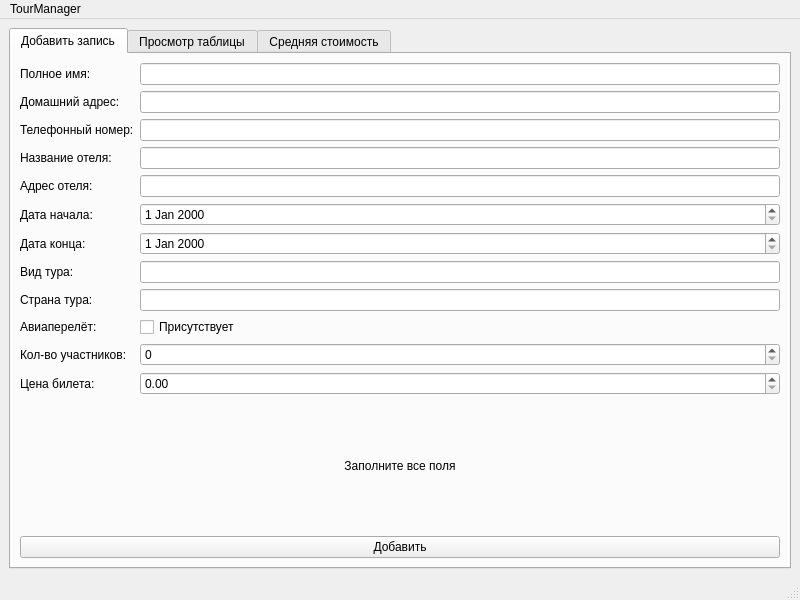
<?xml version="1.0" encoding="UTF-8"?>
<ui version="4.0">
 <class>MainWindow</class>
 <widget class="QMainWindow" name="MainWindow">
  <property name="geometry">
   <rect>
    <x>0</x>
    <y>0</y>
    <width>800</width>
    <height>600</height>
   </rect>
  </property>
  <property name="windowTitle">
   <string>MainWindow</string>
  </property>
  <widget class="QWidget" name="centralwidget">
   <layout class="QVBoxLayout" name="verticalLayout">
    <item>
     <widget class="QTabWidget" name="tabWidget">
      <property name="currentIndex">
       <number>0</number>
      </property>
      <widget class="QWidget" name="addRecordTab">
       <attribute name="title">
        <string>Добавить запись</string>
       </attribute>
       <layout class="QVBoxLayout" name="verticalLayout_6">
        <item>
         <layout class="QVBoxLayout" name="addVerticalLayout">
          <item>
           <layout class="QFormLayout" name="recordFormLayout">
            <item row="0" column="0">
             <widget class="QLabel" name="recordFullNameLabel">
              <property name="text">
               <string>Полное имя:</string>
              </property>
             </widget>
            </item>
            <item row="0" column="1">
             <widget class="QLineEdit" name="recordFullNameLineEdit"/>
            </item>
            <item row="1" column="0">
             <widget class="QLabel" name="recordHomeAddressLabel">
              <property name="text">
               <string>Домашний адрес:</string>
              </property>
             </widget>
            </item>
            <item row="1" column="1">
             <widget class="QLineEdit" name="recordHomeAddressLineEdit"/>
            </item>
            <item row="2" column="0">
             <widget class="QLabel" name="recordPhoneNumberLabel">
              <property name="text">
               <string>Телефонный номер:</string>
              </property>
             </widget>
            </item>
            <item row="2" column="1">
             <widget class="QLineEdit" name="recordPhoneNumberLineEdit"/>
            </item>
            <item row="3" column="0">
             <widget class="QLabel" name="recordHotelNameLabel">
              <property name="text">
               <string>Название отеля:</string>
              </property>
             </widget>
            </item>
            <item row="3" column="1">
             <widget class="QLineEdit" name="recordHotelNameLineEdit"/>
            </item>
            <item row="4" column="0">
             <widget class="QLabel" name="recordHotelAddressLabel">
              <property name="text">
               <string>Адрес отеля:</string>
              </property>
             </widget>
            </item>
            <item row="4" column="1">
             <widget class="QLineEdit" name="recordHotelAddressLineEdit"/>
            </item>
            <item row="5" column="0">
             <widget class="QLabel" name="recordStartDateLabel">
              <property name="text">
               <string>Дата начала:</string>
              </property>
             </widget>
            </item>
            <item row="5" column="1">
             <widget class="QDateEdit" name="recordStartDateDateEdit"/>
            </item>
            <item row="6" column="0">
             <widget class="QLabel" name="recordEndDateLabel">
              <property name="text">
               <string>Дата конца:</string>
              </property>
             </widget>
            </item>
            <item row="6" column="1">
             <widget class="QDateEdit" name="recordEndDateDateEdit"/>
            </item>
            <item row="7" column="0">
             <widget class="QLabel" name="recordTypeLabel">
              <property name="text">
               <string>Вид тура:</string>
              </property>
             </widget>
            </item>
            <item row="7" column="1">
             <widget class="QLineEdit" name="recordTypeLineEdit"/>
            </item>
            <item row="8" column="0">
             <widget class="QLabel" name="recordCountryLabel">
              <property name="text">
               <string>Страна тура:</string>
              </property>
             </widget>
            </item>
            <item row="8" column="1">
             <widget class="QLineEdit" name="recordCountryLineEdit"/>
            </item>
            <item row="9" column="0">
             <widget class="QLabel" name="recordHasFlightLabel">
              <property name="text">
               <string>Авиаперелёт:</string>
              </property>
             </widget>
            </item>
            <item row="9" column="1">
             <widget class="QCheckBox" name="recordHasFlightCheckBox">
              <property name="text">
               <string>Присутствует</string>
              </property>
             </widget>
            </item>
            <item row="10" column="0">
             <widget class="QLabel" name="recordParticipantsLabel">
              <property name="text">
               <string>Кол-во участников:</string>
              </property>
             </widget>
            </item>
            <item row="10" column="1">
             <widget class="QSpinBox" name="recordParticipantsSpinBox"/>
            </item>
            <item row="11" column="0">
             <widget class="QLabel" name="recordPriceLabel">
              <property name="text">
               <string>Цена билета:</string>
              </property>
             </widget>
            </item>
            <item row="11" column="1">
             <widget class="QDoubleSpinBox" name="recordPriceDoubleSpinBox"/>
            </item>
           </layout>
          </item>
          <item>
           <widget class="QLabel" name="recordFeedbackLabel">
            <property name="text">
             <string>Заполните все поля</string>
            </property>
            <property name="alignment">
             <set>Qt::AlignmentFlag::AlignCenter</set>
            </property>
           </widget>
          </item>
          <item>
           <widget class="QPushButton" name="addRecordPushButton">
            <property name="text">
             <string>Добавить</string>
            </property>
           </widget>
          </item>
         </layout>
        </item>
       </layout>
      </widget>
      <widget class="QWidget" name="tabTable">
       <attribute name="title">
        <string>Просмотр таблицы</string>
       </attribute>
       <layout class="QVBoxLayout" name="verticalLayout_9">
        <item>
         <layout class="QVBoxLayout" name="tableVerticalLayout">
          <item>
           <layout class="QHBoxLayout" name="tableHorizontalLayout">
            <item>
             <layout class="QFormLayout" name="tableFormLayout">
              <item row="0" column="0">
               <widget class="QLabel" name="tableStartDateLabel">
                <property name="text">
                 <string>Дата начала:</string>
                </property>
               </widget>
              </item>
              <item row="0" column="1">
               <widget class="QDateEdit" name="tableStartDateDateEdit"/>
              </item>
              <item row="1" column="0">
               <widget class="QLabel" name="tableEndDateLabel">
                <property name="text">
                 <string>Дата конца:</string>
                </property>
               </widget>
              </item>
              <item row="1" column="1">
               <widget class="QDateEdit" name="tableEndDateDateEdit"/>
              </item>
              <item row="2" column="0">
               <widget class="QLabel" name="tableTypeLabel">
                <property name="text">
                 <string>Вид тура:</string>
                </property>
               </widget>
              </item>
              <item row="2" column="1">
               <widget class="QLineEdit" name="tableTypeLineEdit"/>
              </item>
              <item row="3" column="0">
               <widget class="QLabel" name="tableCountryLabel">
                <property name="text">
                 <string>Страна тура:</string>
                </property>
               </widget>
              </item>
              <item row="3" column="1">
               <widget class="QLineEdit" name="tableCountryLineEdit"/>
              </item>
              <item row="4" column="0">
               <widget class="QLabel" name="tableHasFlightLabel">
                <property name="text">
                 <string>Авиаперелёт:</string>
                </property>
               </widget>
              </item>
              <item row="5" column="0">
               <widget class="QLabel" name="tableParticipantsLabel">
                <property name="text">
                 <string>Кол-во участников:</string>
                </property>
               </widget>
              </item>
              <item row="5" column="1">
               <widget class="QSpinBox" name="tableParticipantsSpinBox"/>
              </item>
              <item row="6" column="0">
               <widget class="QLabel" name="tablePriceLabel">
                <property name="text">
                 <string>Цена билета:</string>
                </property>
               </widget>
              </item>
              <item row="6" column="1">
               <widget class="QDoubleSpinBox" name="tablePriceDoubleSpinBox"/>
              </item>
              <item row="4" column="1">
               <widget class="QCheckBox" name="tableHasFlightCheckBox">
                <property name="text">
                 <string>Присутствует</string>
                </property>
               </widget>
              </item>
             </layout>
            </item>
            <item>
             <layout class="QVBoxLayout" name="tableSearchVerticalLayout">
              <item>
               <widget class="QLabel" name="findLabel">
                <property name="text">
                 <string>Пустое поле - любое значение</string>
                </property>
               </widget>
              </item>
              <item>
               <widget class="QPushButton" name="tableFindPushButton">
                <property name="text">
                 <string>Найти</string>
                </property>
               </widget>
              </item>
             </layout>
            </item>
           </layout>
          </item>
          <item>
           <widget class="QTableWidget" name="tableTableWidget">
            <property name="columnCount">
             <number>13</number>
            </property>
            <column>
             <property name="text">
              <string>id</string>
             </property>
            </column>
            <column>
             <property name="text">
              <string>Полное имя</string>
             </property>
            </column>
            <column>
             <property name="text">
              <string>Домашний адресс</string>
             </property>
            </column>
            <column>
             <property name="text">
              <string>Телефонный номер</string>
             </property>
            </column>
            <column>
             <property name="text">
              <string>Название отеля</string>
             </property>
            </column>
            <column>
             <property name="text">
              <string>Адресс отеля</string>
             </property>
            </column>
            <column>
             <property name="text">
              <string>Дата начала</string>
             </property>
            </column>
            <column>
             <property name="text">
              <string>Дата конца</string>
             </property>
            </column>
            <column>
             <property name="text">
              <string>Вид</string>
             </property>
            </column>
            <column>
             <property name="text">
              <string>Страна</string>
             </property>
            </column>
            <column>
             <property name="text">
              <string>Авиаперелёт</string>
             </property>
            </column>
            <column>
             <property name="text">
              <string>Кол-во участников</string>
             </property>
            </column>
            <column>
             <property name="text">
              <string>Цена билета</string>
             </property>
            </column>
           </widget>
          </item>
         </layout>
        </item>
       </layout>
      </widget>
      <widget class="QWidget" name="averagePriceTab">
       <attribute name="title">
        <string>Средняя стоимость</string>
       </attribute>
       <layout class="QVBoxLayout" name="verticalLayout_4">
        <item>
         <layout class="QVBoxLayout" name="averageVerticalLayout">
          <item>
           <layout class="QHBoxLayout" name="averageResultHorizontalLayout">
            <item>
             <widget class="QLabel" name="averageAveragePriceLabel">
              <property name="text">
               <string>Средняя стомость:</string>
              </property>
              <property name="alignment">
               <set>Qt::AlignmentFlag::AlignRight|Qt::AlignmentFlag::AlignTrailing|Qt::AlignmentFlag::AlignVCenter</set>
              </property>
             </widget>
            </item>
            <item>
             <widget class="QLabel" name="averageResultLabel">
              <property name="text">
               <string>-</string>
              </property>
              <property name="alignment">
               <set>Qt::AlignmentFlag::AlignLeading|Qt::AlignmentFlag::AlignLeft|Qt::AlignmentFlag::AlignVCenter</set>
              </property>
             </widget>
            </item>
           </layout>
          </item>
          <item>
           <layout class="QHBoxLayout" name="averageFiltersHorizontalLayout">
            <item>
             <layout class="QFormLayout" name="averageFormLayout">
              <property name="formAlignment">
               <set>Qt::AlignmentFlag::AlignLeading|Qt::AlignmentFlag::AlignLeft|Qt::AlignmentFlag::AlignVCenter</set>
              </property>
              <item row="0" column="0">
               <widget class="QLabel" name="averageTypeLabel">
                <property name="text">
                 <string>Вид тура:</string>
                </property>
               </widget>
              </item>
              <item row="1" column="0">
               <widget class="QLabel" name="averageCountryLabel">
                <property name="text">
                 <string>Страна тура:</string>
                </property>
               </widget>
              </item>
              <item row="0" column="1">
               <widget class="QLineEdit" name="averageTypeLineEdit"/>
              </item>
              <item row="1" column="1">
               <widget class="QLineEdit" name="averageCountryLineEdit"/>
              </item>
             </layout>
            </item>
            <item>
             <widget class="QPushButton" name="averagePricePushButton">
              <property name="text">
               <string>Расчитать</string>
              </property>
             </widget>
            </item>
           </layout>
          </item>
         </layout>
        </item>
       </layout>
      </widget>
     </widget>
    </item>
   </layout>
  </widget>
  <widget class="QMenuBar" name="menubar">
   <property name="geometry">
    <rect>
     <x>0</x>
     <y>0</y>
     <width>800</width>
     <height>21</height>
    </rect>
   </property>
   <widget class="QMenu" name="menuTourManager">
    <property name="title">
     <string>TourManager</string>
    </property>
   </widget>
   <addaction name="menuTourManager"/>
  </widget>
  <widget class="QStatusBar" name="statusbar"/>
 </widget>
 <resources/>
 <connections/>
</ui>
